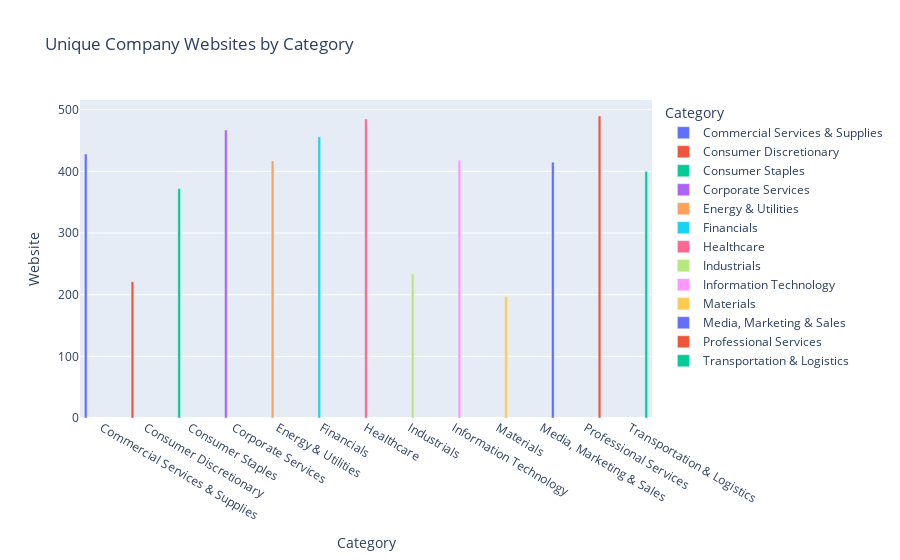

Write notebook code for a chart like this one.
### Code cell
import plotly_express as px

# Group by Category 
grouped_df = df_sample.groupby(['Category'], as_index=False)['Website'].nunique()

# Create bar plot
fig = px.bar(
    grouped_df,
    x='Category',
    y='Website',
    color='Category',
    title='Unique Company Websites by Category',
    barmode='group'  # Group bars by industry
)

# Adjust the axes to scale automatically per group
fig.update_yaxes(matches=None)  # This ensures y-axes are independent

# Show the plot
fig.show()

### Figure 1 — Plotly figure (JSON) as saved in the notebook; plotly's stock layout.template omitted (floating-point values rounded to 4 significant figures)
{"data": [{"alignmentgroup": "True", "hovertemplate": "Category=%{x}<br>Website=%{y}<extra></extra>", "legendgroup": "Commercial Services & Supplies", "marker": {"color": "#636efa", "pattern": {"shape": ""}}, "name": "Commercial Services & Supplies", "offsetgroup": "Commercial Services & Supplies", "orientation": "v", "showlegend": true, "textposition": "auto", "type": "bar", "x": ["Commercial Services & Supplies"], "xaxis": "x", "y": [428], "yaxis": "y"}, {"alignmentgroup": "True", "hovertemplate": "Category=%{x}<br>Website=%{y}<extra></extra>", "legendgroup": "Consumer Discretionary", "marker": {"color": "#EF553B", "pattern": {"shape": ""}}, "name": "Consumer Discretionary", "offsetgroup": "Consumer Discretionary", "orientation": "v", "showlegend": true, "textposition": "auto", "type": "bar", "x": ["Consumer Discretionary"], "xaxis": "x", "y": [221], "yaxis": "y"}, {"alignmentgroup": "True", "hovertemplate": "Category=%{x}<br>Website=%{y}<extra></extra>", "legendgroup": "Consumer Staples", "marker": {"color": "#00cc96", "pattern": {"shape": ""}}, "name": "Consumer Staples", "offsetgroup": "Consumer Staples", "orientation": "v", "showlegend": true, "textposition": "auto", "type": "bar", "x": ["Consumer Staples"], "xaxis": "x", "y": [372], "yaxis": "y"}, {"alignmentgroup": "True", "hovertemplate": "Category=%{x}<br>Website=%{y}<extra></extra>", "legendgroup": "Corporate Services", "marker": {"color": "#ab63fa", "pattern": {"shape": ""}}, "name": "Corporate Services", "offsetgroup": "Corporate Services", "orientation": "v", "showlegend": true, "textposition": "auto", "type": "bar", "x": ["Corporate Services"], "xaxis": "x", "y": [467], "yaxis": "y"}, {"alignmentgroup": "True", "hovertemplate": "Category=%{x}<br>Website=%{y}<extra></extra>", "legendgroup": "Energy & Utilities", "marker": {"color": "#FFA15A", "pattern": {"shape": ""}}, "name": "Energy & Utilities", "offsetgroup": "Energy & Utilities", "orientation": "v", "showlegend": true, "textposition": "auto", "type": "bar", "x": ["Energy & Utilities"], "xaxis": "x", "y": [417], "yaxis": "y"}, {"alignmentgroup": "True", "hovertemplate": "Category=%{x}<br>Website=%{y}<extra></extra>", "legendgroup": "Financials", "marker": {"color": "#19d3f3", "pattern": {"shape": ""}}, "name": "Financials", "offsetgroup": "Financials", "orientation": "v", "showlegend": true, "textposition": "auto", "type": "bar", "x": ["Financials"], "xaxis": "x", "y": [456], "yaxis": "y"}, {"alignmentgroup": "True", "hovertemplate": "Category=%{x}<br>Website=%{y}<extra></extra>", "legendgroup": "Healthcare", "marker": {"color": "#FF6692", "pattern": {"shape": ""}}, "name": "Healthcare", "offsetgroup": "Healthcare", "orientation": "v", "showlegend": true, "textposition": "auto", "type": "bar", "x": ["Healthcare"], "xaxis": "x", "y": [485], "yaxis": "y"}, {"alignmentgroup": "True", "hovertemplate": "Category=%{x}<br>Website=%{y}<extra></extra>", "legendgroup": "Industrials", "marker": {"color": "#B6E880", "pattern": {"shape": ""}}, "name": "Industrials", "offsetgroup": "Industrials", "orientation": "v", "showlegend": true, "textposition": "auto", "type": "bar", "x": ["Industrials"], "xaxis": "x", "y": [234], "yaxis": "y"}, {"alignmentgroup": "True", "hovertemplate": "Category=%{x}<br>Website=%{y}<extra></extra>", "legendgroup": "Information Technology", "marker": {"color": "#FF97FF", "pattern": {"shape": ""}}, "name": "Information Technology", "offsetgroup": "Information Technology", "orientation": "v", "showlegend": true, "textposition": "auto", "type": "bar", "x": ["Information Technology"], "xaxis": "x", "y": [418], "yaxis": "y"}, {"alignmentgroup": "True", "hovertemplate": "Category=%{x}<br>Website=%{y}<extra></extra>", "legendgroup": "Materials", "marker": {"color": "#FECB52", "pattern": {"shape": ""}}, "name": "Materials", "offsetgroup": "Materials", "orientation": "v", "showlegend": true, "textposition": "auto", "type": "bar", "x": ["Materials"], "xaxis": "x", "y": [197], "yaxis": "y"}, {"alignmentgroup": "True", "hovertemplate": "Category=%{x}<br>Website=%{y}<extra></extra>", "legendgroup": "Media, Marketing & Sales", "marker": {"color": "#636efa", "pattern": {"shape": ""}}, "name": "Media, Marketing & Sales", "offsetgroup": "Media, Marketing & Sales", "orientation": "v", "showlegend": true, "textposition": "auto", "type": "bar", "x": ["Media, Marketing & Sales"], "xaxis": "x", "y": [415], "yaxis": "y"}, {"alignmentgroup": "True", "hovertemplate": "Category=%{x}<br>Website=%{y}<extra></extra>", "legendgroup": "Professional Services", "marker": {"color": "#EF553B", "pattern": {"shape": ""}}, "name": "Professional Services", "offsetgroup": "Professional Services", "orientation": "v", "showlegend": true, "textposition": "auto", "type": "bar", "x": ["Professional Services"], "xaxis": "x", "y": [490], "yaxis": "y"}, {"alignmentgroup": "True", "hovertemplate": "Category=%{x}<br>Website=%{y}<extra></extra>", "legendgroup": "Transportation & Logistics", "marker": {"color": "#00cc96", "pattern": {"shape": ""}}, "name": "Transportation & Logistics", "offsetgroup": "Transportation & Logistics", "orientation": "v", "showlegend": true, "textposition": "auto", "type": "bar", "x": ["Transportation & Logistics"], "xaxis": "x", "y": [400], "yaxis": "y"}], "layout": {"barmode": "group", "legend": {"title": {"text": "Category"}, "tracegroupgap": 0}, "title": {"text": "Unique Company Websites by Category"}, "xaxis": {"anchor": "y", "categoryarray": ["Commercial Services & Supplies", "Consumer Discretionary", "Consumer Staples", "Corporate Services", "Energy & Utilities", "Financials", "Healthcare", "Industrials", "Information Technology", "Materials", "Media, Marketing & Sales", "Professional Services", "Transportation & Logistics"], "categoryorder": "array", "domain": [0, 1], "title": {"text": "Category"}}, "yaxis": {"anchor": "x", "domain": [0, 1], "title": {"text": "Website"}}}}
